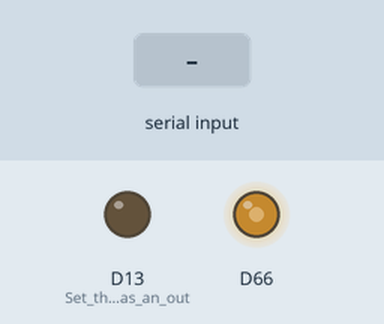
A sketch run on a simulated Arduino Due. Parts: output pins drawn as LEDs (lit = HIGH). Dashed ring = blinking. The inputs (shaded band) are chosen by the test bench. Random numbers use the default seed unless the sketch sets one; what the sketch prints to the serial monitor is not drawn.

Above: at 1.2 s.
1.3 s: "A\n" received over Serial
At 2.1 s:
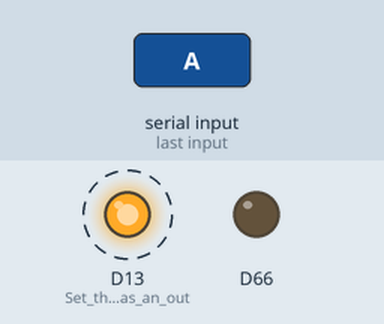
4.3 s: "C\n" received over Serial
5.8 s: "B\n" received over Serial
At 7.3 s:
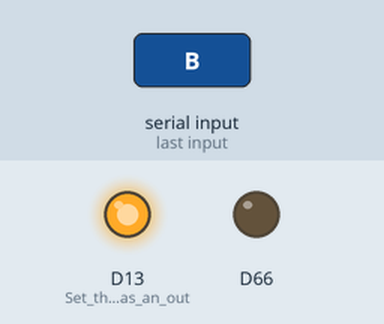
Timing chart, 0 to 8.8 s (numbered marks = the images above; inputs shaded):
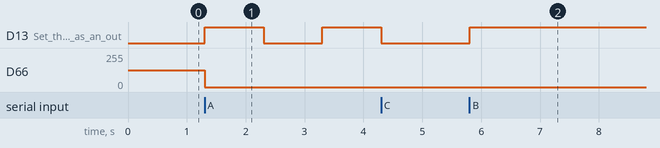

The sketch:

reciever01_copy_20231012170225.ino
```cpp
bool flagC = false; // No LED
bool flagB = false; // Steady LED on infinitely
bool flagA = false; // Slow blinking
bool flag0 = false; // Very fast blinking

// Declare randomNumber as a float and initialize it with a random value
float randomNumber;

unsigned long previousMillis = 0;
const long interval = 1000;  // Interval in milliseconds for blinking

void setup() {
  Serial.begin(9600);
  pinMode(LED_BUILTIN, OUTPUT); // Set the LED pin as an output

  // Enable the DAC0 channel
  analogWriteResolution(12);  // Set the DAC resolution to 12 bits (0-4095)
  analogWrite(DAC0, 2048);   // Set the initial voltage to half of the maximum (2.5V)


}

void loop() {
  unsigned long currentMillis = millis();
  // Generate a random float between 0 and 3.3 for "Neural Population Voltage"
  randomNumber = random(0, 3301) / 1000.0;

  if (Serial.available()) {
  String receivedData = Serial.readStringUntil('\n');
  Serial.println("Assess encoded String alpha or 0 numeral before trial-and-error based serial monitor voltage input methodology to determine if inhibition or excitation is the desired outcome");
  receivedData.trim(); // Remove leading/trailing spaces

  // Check if the received data is a valid float
  float voltage = receivedData.toFloat();

  if (voltage >= 0.0 && voltage <= 3.3) {
    int value = (int)(voltage * 4095 / 3.3); // Convert voltage to DAC value
    analogWrite(DAC0, value);

    Serial.print("Neural Population Voltage: ");
    Serial.println(randomNumber, 2); // Display the random float value with 2 decimal places

    Serial.print("DAC0 Output Voltage (0-3.3V): ");
    Serial.print(voltage, 2); // Display the converted voltage with two decimal places
    Serial.println(" V");

    Serial.print("Your value is: ");
    Serial.println(voltage, 2); // Display the user's entered value with 2 decimal places

    if (randomNumber > voltage) {
      Serial.println("Excitation Opportunity");
    } else if (randomNumber < voltage) {
      Serial.println("Inhibition Opportunity");
    } else {
      Serial.println("Inhib or Excite Opportunity");
    }
  } else {
    Serial.println("Invalid input. Please enter a value between 0 and 3.3.");
  }


    if (receivedData.equals("C")) {
      flagC = true;
      flagB = false;
      flagA = false;
      flag0 = false;
    }
    else if (receivedData.equals("B")) {
      flagC = false;
      flagB = true;
      flagA = false;
      flag0 = false;
    }
    else if (receivedData.equals("A")) {
      flagC = false;
      flagB = false;
      flagA = true;
      flag0 = false;
    }
    else if (receivedData.equals("0")) {
      flagC = false;
      flagB = false;
      flagA = false;
      flag0 = true;
    }
  } //

  if (flagC) {
    digitalWrite(LED_BUILTIN, LOW); // Turn off the LED
  }
  else if (flagB) {
    digitalWrite(LED_BUILTIN, HIGH); // Turn on the LED
  }
  else if (flagA) {
    if (currentMillis - previousMillis >= interval) {
      previousMillis = currentMillis;
      digitalWrite(LED_BUILTIN, !digitalRead(LED_BUILTIN)); // Toggle the LED state
    }
  }
  else if (flag0) {
    if (currentMillis - previousMillis >= interval / 10) {
      previousMillis = currentMillis;
      digitalWrite(LED_BUILTIN, !digitalRead(LED_BUILTIN)); // Toggle the LED state at a faster rate
    }
  }
  // Implement other loop logic as needed
}
```

Measured:
- after the input at 1.3 s, D13 (Set_the_LED_pin_as_an_out): LOW → HIGH at once, → LOW 1.0 s later, → HIGH 1.0 s later; D66: 127/255 → 0/255 at once
- after the input at 5.8 s, D13 (Set_the_LED_pin_as_an_out): LOW → HIGH at once
